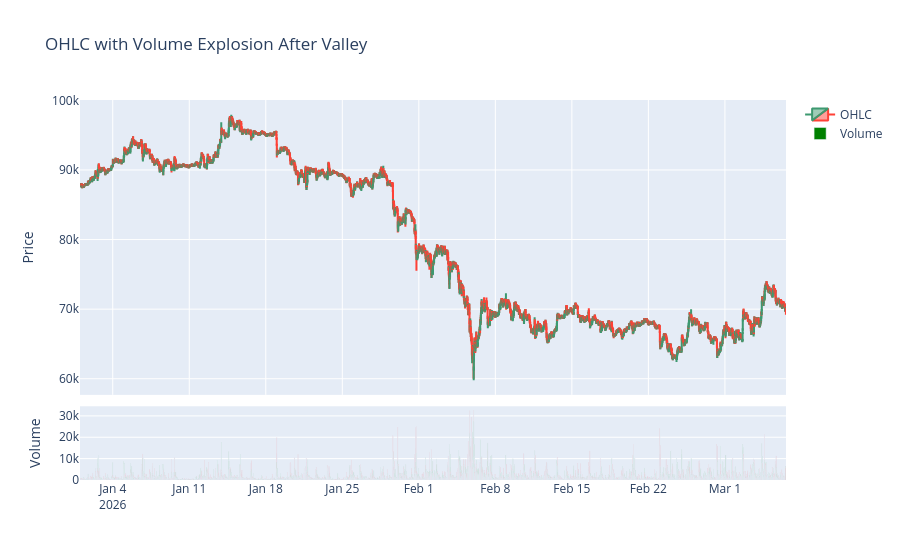

Here is the notebook cell this chart was saved with:
### Code cell
%load_ext autoreload
%autoreload

import plotly.graph_objects as go
from plotly.subplots import make_subplots

fig = make_subplots(
    rows=2, cols=1,
    shared_xaxes=True,
    row_heights=[0.8, 0.2],
    vertical_spacing=0.03
)

fig.add_trace(
    go.Candlestick(
        x=df.index,
        open=df["open"],
        high=df["high"],
        low=df["low"],
        close=df["close"],
        name="OHLC"
    ),
    row=1, col=1
)

volume_bars_color_s = colors = [
    "green" if c > o else "red"
    for o, c in zip(df["open"], df["close"])
]

step = (df.index[1] - df.index[0]).total_seconds() * 1000

fig.add_trace(
    go.Bar(
        x=df.index,
        y=df["volume"],
        name="Volume",
        marker=dict(color=volume_bars_color_s),
        width=step,
    ),
    row=2, col=1
)

fig.update_layout(bargap=0)

fig.update_layout(
    title="OHLC with Volume Explosion After Valley",
    xaxis_rangeslider_visible=False,
    yaxis_title="Price",
    yaxis2_title="Volume"
)

fig.show()

### Figure 1 — Plotly figure (JSON) as saved in the notebook; plotly's stock layout.template omitted (floating-point values rounded to 4 significant figures; data arrays with more than 128 entries replaced by an {"elided": "..."} marker saying what was removed)
{"data": [{"close": {"elided": "6200 float values"}, "high": {"elided": "6200 float values"}, "low": {"elided": "6200 float values"}, "name": "OHLC", "open": {"elided": "6200 float values"}, "x": {"elided": "6200 str values"}, "type": "candlestick", "xaxis": "x", "yaxis": "y"}, {"marker": {"color": {"elided": "6200 str values"}}, "name": "Volume", "width": 900000.0, "x": {"elided": "6200 str values"}, "y": {"elided": "6200 float values"}, "type": "bar", "xaxis": "x2", "yaxis": "y2"}], "layout": {"xaxis": {"anchor": "y", "domain": [0.0, 1.0], "matches": "x2", "showticklabels": false, "rangeslider": {"visible": false}}, "yaxis": {"anchor": "x", "domain": [0.224, 1.0], "title": {"text": "Price"}}, "xaxis2": {"anchor": "y2", "domain": [0.0, 1.0]}, "yaxis2": {"anchor": "x2", "domain": [0.0, 0.194], "title": {"text": "Volume"}}, "bargap": 0, "title": {"text": "OHLC with Volume Explosion After Valley"}}}
